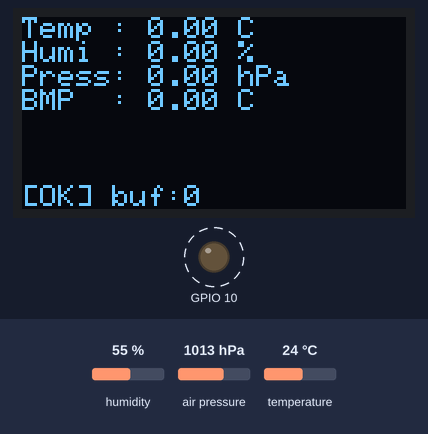
A program run on a simulated ESP32-C3. Parts: 128×64 one-colour display, output pins drawn as LEDs (lit = HIGH). Dashed ring = blinking. Inputs (shaded band) come from the test bench; at power-on: humidity 55 %, air pressure 1013 hPa, temperature 24 °C. WiFi joins after 1.5 s; servers stay silent unless stated; the local clock reads 2024-03-15 10:24:30 at power-on unless the program sets it; EEPROM starts erased; no MQTT or app messages arrive unless stated; what the program prints to the serial monitor is not drawn.

Above: at 2.4 s.
3.0 s: humidity set to 22 %
At 4.13 s:
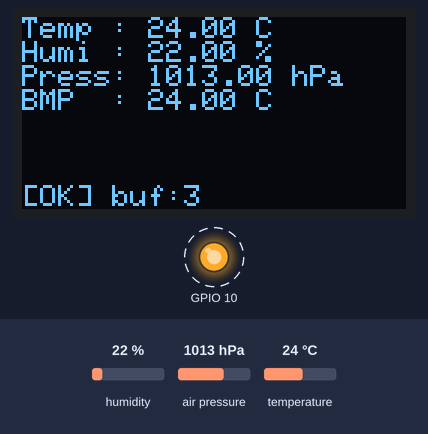
7.0 s: air pressure set to 952 hPa
At 8.8 s:
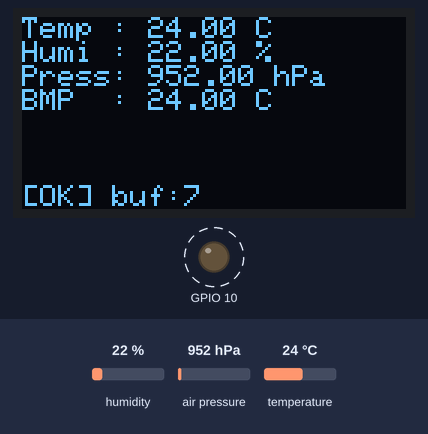
9.5 s: temperature set to 2 °C
At 12.33 s:
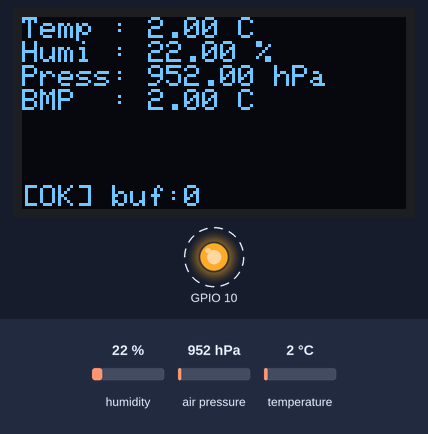
14.5 s: humidity set to 40 %
At 42.07 s:
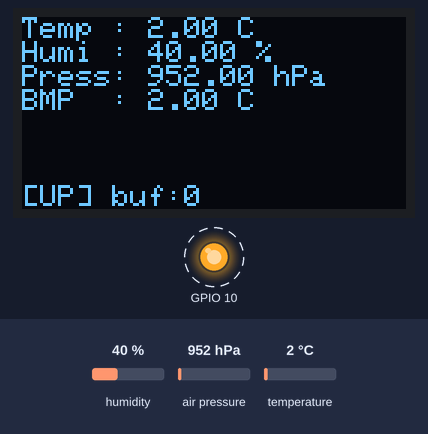
Timing chart, 0 to 43.7 s (numbered marks = the images above; inputs shaded):
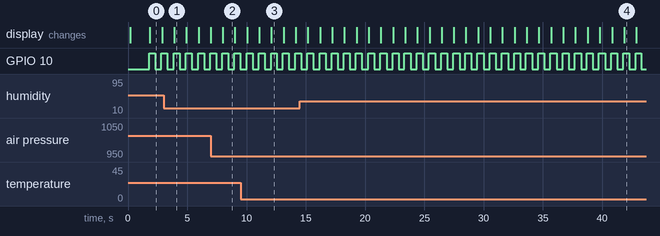

The program:

main.cpp
```cpp
/**
 * @file    main.cpp
 * @brief   程序入口：只做两件事 —— 构造全局编排器、把 setup/loop 转发给它
 *
 * 线程模型总览（ESP32-C3 为单核，靠优先级抢占调度）
 * ------------------------------------------------------------
 *   loopTask      : Arduino 主循环，优先级 1，负责 WiFi 重连检查 + LED 心跳
 *   SensorTask    : 优先级 5，周期采样入环形缓冲
 *   MqttUploadTask: 优先级 3，MQTT 保活 / 实时状态推送 / 定时批量上传
 *   OtaTask       : 优先级 2，ArduinoOTA 与 HTTP OTA
 *   DisplayTask   : 优先级 1，刷新 OLED
 *
 * 模块之间不直接调用，而是通过 AppController 持有的对象 + AppContext 指针通信，
 * 具体实现见 AppController.cpp / AppTasks.cpp。
 */
#include <Arduino.h>
#include "AppController.h"

// 全局唯一实例。
// 必须放在全局作用域：所有 FreeRTOS 任务都通过指针访问它持有的模块对象，
// 若定义在 setup() 的栈上，setup() 返回后任务将访问已释放的内存。
static AppController app;

/**
 * Arduino 启动流程入口，只执行一次。
 * 初始化顺序见 AppController::begin()：WDT → LED → I2C → 配置/缓冲 → 传感器 → 显示
 * → WiFi → NTP → MQTT → OTA → 创建任务。
 */
void setup() {
    app.begin();
}

/**
 * Arduino 主循环（运行在 loopTask 中，优先级 1）。
 * 这里只做轻量、非阻塞的工作；业务逻辑都在各 FreeRTOS 任务里，
 * 因此 loop() 卡顿不会影响采样与上传。
 */
void loop() {
    app.loop();
}
```

AppController.cpp
```cpp
/**
 * @file    AppController.cpp
 * @brief   启动编排、任务创建、主循环（WiFi 重连 + LED 心跳）
 *
 * 阅读顺序建议
 * ------------------------------------------------------------
 *   1. begin()  —— 看初始化顺序与依赖关系
 *   2. AppTasks.cpp —— 看四条任务如何协作
 *   3. RingBuffer / MqttManager —— 看数据如何缓存与上报
 */
#include "AppController.h"
#include "Config.h"
#include "I2cBus.h"
#include <time.h>
#include <esp_task_wdt.h>

AppController* AppController::self_ = nullptr;

/* ------------------------------------------------------------
 * 看门狗初始化（兼容 Arduino Core 2.x / 3.x）
 * ------------------------------------------------------------ */
void AppController::initWdt() {
#if ESP_ARDUINO_VERSION_MAJOR >= 3
    // Core 3.x：通过 config 结构体配置，允许重复调用（reconfigure）
    esp_task_wdt_config_t c = {
        .timeout_ms     = WDT_TIMEOUT * 1000,  // 秒 → 毫秒
        .idle_core_mask = 0,                   // 不监控 idle 任务（单核也无 idle core 可配）
        .trigger_panic  = true                 // 超时直接 panic 重启，而不是只打日志
    };
    esp_task_wdt_reconfigure(&c);
#else
    // Core 2.x：只需超时秒数与是否 panic
    esp_task_wdt_init(WDT_TIMEOUT, true);
#endif
}

/* ------------------------------------------------------------
 * NTP 同步（最多 15 秒），失败仅告警不阻塞
 * ------------------------------------------------------------ */
void AppController::syncTimeOnce() {
    // 配置时区与最多 3 个 NTP 服务器（按数组顺序尝试）
    configTime(GMT_Offset, Daylight_Offset,
               ntpServers[0], ntpServers[1], ntpServers[2]);

    struct tm tm;
    // getLocalTime 会阻塞等待同步结果，第二个参数是超时时间(ms)
    if (getLocalTime(&tm, 15000)) {
        Serial.printf("[NTP] 时间已同步: %04d-%02d-%02d %02d:%02d:%02d\n",
                      tm.tm_year + 1900, tm.tm_mon + 1, tm.tm_mday,
                      tm.tm_hour, tm.tm_min, tm.tm_sec);
    } else {
        // 同步失败也继续运行：采样照常进行，只是 timestamp 会写 0
        Serial.println("[NTP] 同步失败，时间戳将为 0（数据无时间）");
    }
}

void AppController::initLed() {
    // 先拉低，避免上电瞬间灯亮一下/闪烁
    pinMode(Pins::LED, OUTPUT);
    digitalWrite(Pins::LED, LOW);
}

// ---- MQTT 回调：只做转发，保持轻量（回调运行在 MqttUploadTask 上下文） ----
void AppController::onConfigMsg(const char* payload, size_t len) {
    if (self_) self_->config_.updateFromJson(payload, len);
}

void AppController::onOtaMsg(const char* url) {
    // 仅排队；真正的下载在 OtaTask 中执行，不阻塞 MQTT 保活
    if (self_) self_->ota_.requestHttpOta(url);
}

/**
 * @brief 一次性初始化：按依赖顺序启动各模块，最后创建 FreeRTOS 任务
 *
 * 顺序说明（改动前务必确认依赖）：
 *   1. Serial/WDT/LED  —— 最先就绪，保证后续日志与超时保护可用
 *   2. I2C 总线         —— 传感器与 OLED 的前提
 *   3. Config/RingBuffer—— 无硬件依赖，任务创建前必须可用
 *   4. 传感器/OLED      —— 失败直接重启（没有它们节点无意义）
 *   5. WiFi/NTP         —— MQTT 与 OTA 依赖网络与正确时间
 *   6. MQTT/OTA         —— 只做配置，真正连接在任务里进行
 *   7. 创建任务         —— 放在最后，避免任务访问尚未初始化的模块
 */
void AppController::begin() {
    // 静态回调（MQTT 消息、OTA）通过 self_ 找到本实例
    self_ = this;

    Serial.begin(115200);
    delay(200);                 // 等 USB-CDC/串口稳定，避免开头几行日志丢失
    Serial.println("\n===== ESP32-C3 EnvNode 启动 =====");

    initWdt();                  // 尽早开启看门狗
    initLed();

    // I2C 必须先于任何传感器/显示调用；内部会创建总线互斥锁
    I2cBus::begin(Pins::I2C_SDA, Pins::I2C_SCL);
    Serial.println("[Init] I2C 总线已启动");

    config_.begin();            // 读取 NVS 中保存的采样/上传间隔
    buffer_.begin();            // 创建环形缓冲互斥锁

    // 传感器/屏幕属于"必需外设"：初始化失败重试后仍失败则重启，
    // 避免系统带着残缺硬件继续运行、产生大量无效数据。
    if (!sensor_.begin()) {
        Serial.println("[Init] 传感器初始化失败，重启");
        ESP.restart();
    }
    if (!display_.begin()) {
        Serial.println("[Init] OLED 初始化失败，重启");
        ESP.restart();
    }

    // 阻塞等待联网（最多 120s），成功后才继续 NTP/MQTT/OTA
    wifi_.begin(WIFI_SSID, WIFI_PWD, HOSTNAME.c_str());
    syncTimeOnce();             // 最多阻塞 15s；失败也能继续跑（时间戳=0）

    mqtt_.begin(MQTT_SERVER, MQTT_PORT,
                MQTT_USER, MQTT_PASS,
                HOSTNAME.c_str(),   // clientId：同一 Broker 下需唯一
                DEVICE_ID.c_str()); // deviceId：用于 Topic 前缀
    // 回调只做转发，实际耗时操作都在对应任务中完成
    mqtt_.setConfigCallback(&AppController::onConfigMsg);
    mqtt_.setOtaCallback(&AppController::onOtaMsg);

    // 注意：OTA 密码当前为硬编码常量，量产前建议移动到 secrets.h
    ota_.begin(HOSTNAME.c_str(), "ota_pass");

    // 把模块指针打包进上下文，供四个任务共享（生命周期 = 本对象生命周期）
    ctx_.sensor  = &sensor_;
    ctx_.display = &display_;
    ctx_.buffer  = &buffer_;
    ctx_.config  = &config_;
    ctx_.mqtt    = &mqtt_;
    ctx_.ota     = &ota_;

    // 单核，靠优先级抢占：Sensor(5) > MQTT(3) > OTA(2) > Display(1)
    // 参数：入口函数、任务名、栈字节数、参数、优先级、任务句柄(不需要)
    // 栈大小经验值：Sensor 3072 / MQTT 8192（JSON+批量缓冲）/ OTA 4096 / Display 3072
    xTaskCreate(SensorTask,     "sensor",  3072, &ctx_, 5, nullptr);
    xTaskCreate(MqttUploadTask, "mqtt",    8192, &ctx_, 3, nullptr);
    xTaskCreate(OtaTask,        "ota",     4096, &ctx_, 2, nullptr);
    xTaskCreate(DisplayTask,    "display", 3072, &ctx_, 1, nullptr);

    Serial.println("[Init] 所有任务已创建，系统就绪\n");
}

/**
 * @brief 主循环：WiFi 重连检查 + LED 心跳
 *
 * 这里使用 vTaskDelay(50ms) 而不是 busy-wait，
 * 让 loopTask 主动让出 CPU 给采样/上传任务。
 */
void AppController::loop() {
    static uint32_t lastWifiCheck = 0;
    static uint32_t lastLedToggle = 0;
    static bool     ledState      = false;

    uint32_t now = millis();

    // 每 10s 检查一次 WiFi：断线只触发 reconnect()，实际重连由协议栈异步完成
    if (now - lastWifiCheck > 10000) {
        wifi_.checkReconnect();
        lastWifiCheck = now;
    }

    // LED 心跳：MQTT 在线 1Hz 慢闪，离线 5Hz 快闪
    // 实现上每 period/2 翻转一次 → period=1000 时 1Hz；period=200 时 5Hz
    uint32_t period = mqtt_.connected() ? 1000 : 200;
    if (now - lastLedToggle > period / 2) {
        ledState = !ledState;
        digitalWrite(Pins::LED, ledState);
        lastLedToggle = now;
    }

    vTaskDelay(pdMS_TO_TICKS(50));
}
```

AppController.h
```cpp
#pragma once
/**
 * @file    AppController.h
 * @brief   顶层编排器：模块持有者 + 初始化顺序 + 任务创建 + 主循环（WiFi 重连 / LED 心跳）
 *
 * 为什么用"编排器"而不是让 main.cpp 直接调用各模块
 * ------------------------------------------------------------
 *  - 所有模块对象集中在一个类里，生命周期清晰（全局唯一实例）
 *  - 初始化顺序集中可见，避免"A 依赖 B 但 B 未初始化"的顺序问题
 *  - 任务的 AppContext 需要一组稳定的指针，由本类统一提供
 *
 * 启动顺序（begin 内，顺序有依赖，勿随意调整）
 * ------------------------------------------------------------
 *   WDT → LED → I2C 总线 → Config(NVS) → RingBuffer → 传感器 → OLED
 *   → WiFi（阻塞等 IP） → NTP（最多 15s） → MQTT 配置 → OTA → 创建 4 个任务
 *
 * 主循环职责（loop，运行在 loopTask）
 * ------------------------------------------------------------
 *  - 每 10s 检查 WiFi，掉线则触发重连
 *  - LED 心跳：MQTT 在线慢闪（1Hz），离线快闪（5Hz）
 */
#include "WifiManager.h"
#include "AppTasks.h"

class AppController {
public:
    /** @brief 一次性初始化并创建所有 FreeRTOS 任务（由 setup() 调用） */
    void begin();

    /** @brief 主循环轻量工作（由 Arduino loop() 调用，周期约 50ms） */
    void loop();

private:
    /** @brief 初始化任务看门狗（兼容 Arduino Core 2.x / 3.x 的不同 API） */
    void initWdt();

    /** @brief 配置 NTP 并尝试同步一次（失败不阻塞启动，仅记录） */
    void syncTimeOnce();

    /** @brief 初始化状态灯 GPIO */
    void initLed();

    /** @brief MQTT config topic 回调 → 转交 ConfigManager */
    static void onConfigMsg(const char* payload, size_t len);

    /** @brief MQTT ota topic 回调 → 转交 OtaManager（仅排队，不下载） */
    static void onOtaMsg(const char* url);

    // ---- 模块实例（顺序即构造顺序；均为无参构造，互不依赖） ----
    EnvironmentSensor sensor_;   // AHT20 + BMP280
    OledDisplay       display_;  // SSD1306
    RingBuffer        buffer_;   // 采样 → 上传的队列
    ConfigManager     config_;   // 运行期配置（NVS）
    MqttManager       mqtt_;     // MQTT 客户端
    OtaManager        ota_;      // 双通道 OTA
    WifiManager       wifi_;     // WiFi 连接/重连

    /** 任务共享上下文：成员指针在对象生命周期内恒定，可安全传给任务 */
    AppContext        ctx_{};

    /** 静态回调需要访问实例（PubSubClient 的回调没有 user data 参数） */
    static AppController* self_;
};
```

AppTasks.cpp
```cpp
/**
 * @file    AppTasks.cpp
 * @brief   四个 FreeRTOS 任务的具体实现（采集 / 上传 / 显示 / OTA）
 *
 * 任务之间的数据流
 * ------------------------------------------------------------
 *   SensorTask ──push()──> RingBuffer ──peek()/commit()──> MqttUploadTask ──publish──> Broker
 *                                └──latest()──> DisplayTask / MqttUploadTask(state)
 *
 * 看门狗约定（每个任务都要遵守）
 * ------------------------------------------------------------
 *   esp_task_wdt_add(NULL)  把"当前任务"注册到任务看门狗；
 *   之后必须保证每 WDT_TIMEOUT(30s) 内至少调用一次 esp_task_wdt_reset()，
 *   否则整机 panic 重启。耗时较长的循环（例如批量上传）要在循环体内主动喂狗。
 */
#include "AppTasks.h"
#include "Config.h"
#include <esp_task_wdt.h>

/* ============================================================
 * 批量上传：从环形缓冲逐块取出并发送
 * 成功则 commit，失败则保留下轮重试
 * ============================================================ */
/**
 * @brief 把缓冲中所有待上传数据按 CHUNK_SIZE 分块发完
 * @param ctx 应用上下文（用到 buffer 与 mqtt）
 *
 * 流程：peek → publish → 成功才 commit。
 * 任何一步失败（MQTT 断开 / publish 返回 false）都直接 break，
 * 未 commit 的数据会在下一轮上传周期自动重试，实现"至少一次"语义。
 *
 * @note 仅由 MqttUploadTask 调用（依赖 PubSubClient 非线程安全的约束）。
 */
static void uploadAllPending(AppContext* ctx) {
    // 栈上批次缓冲：30 × sizeof(SensorRecord) ≈ 600B，
    // MqttUploadTask 栈 8192B 足够；避免动态分配造成堆碎片。
    SensorRecord batch[CHUNK_SIZE];
    int totalSent = 0;

    // 告诉 DisplayTask 当前正在上传（OLED 末行显示 [UP]）
    ctx->uploading = true;
    while (true) {
        // 上传多轮可能超过 30s（弱网重传），循环内持续喂狗
        esp_task_wdt_reset();

        // 每轮都重新确认连接：中途掉线时不再白白调用 publish
        if (!ctx->mqtt->connected()) {
            Serial.println("[Upload] MQTT 断开，暂停上传");
            break;
        }

        int n = ctx->buffer->peek(batch, CHUNK_SIZE);
        if (n == 0) break;   // 缓冲已空

        if (ctx->mqtt->publishBatch(batch, n)) {
            // 只有发布成功才出队，失败则保留数据（下轮重试）
            ctx->buffer->commit(n);
            totalSent += n;
        } else {
            Serial.println("[Upload] 发送失败，保留数据下轮重试");
            break;
        }

        // 每块之间保活 MQTT，避免 keepalive 超时
        // 5×10ms=50ms：既驱动 client_.loop() 收下行消息，又让低优先级任务有机会运行
        for (int k = 0; k < 5; k++) {
            esp_task_wdt_reset();
            ctx->mqtt->loop();
            vTaskDelay(pdMS_TO_TICKS(10));
        }
    }
    ctx->uploading = false;

    if (totalSent > 0) {
        Serial.printf("[Upload] 本轮共上传 %d 条\n", totalSent);
    }
}

/* ============================================================
 * 采集任务（优先级 5）
 *  - 周期采集一条 → 入环形缓冲
 *  - 采集间隔由 ConfigManager 决定，每条记录自带时间戳
 * ============================================================ */
void SensorTask(void* pv) {
    AppContext* ctx = (AppContext*)pv;
    // 注册到任务看门狗：本任务卡死（例如 I2C 总线被拉低）会触发整机重启
    esp_task_wdt_add(NULL);
    // 记录本次唤醒时刻，配合 vTaskDelayUntil 形成固定周期
    TickType_t lastWake = xTaskGetTickCount();

    while (true) {
        esp_task_wdt_reset();
        // 每轮都重新读取配置：MQTT 下发新间隔后，下一次循环立即生效
        RuntimeConfig cfg = ctx->config->get();

        SensorRecord r;
        if (ctx->sensor->read(r)) {
            // 读成功才入队；读失败（I2C 加锁超时）本周期跳过，不产生脏数据
            ctx->buffer->push(r);
        }

        // 使用 vTaskDelayUntil 保证周期稳定，不受 read() 耗时影响
        // （若用 vTaskDelay，实际周期 = 采样耗时 + 间隔，会逐渐漂移）
        vTaskDelayUntil(&lastWake, pdMS_TO_TICKS(cfg.sampleIntervalMs));
    }
}


/* ============================================================
 * MQTT 任务（优先级 3）
 *  - 每 50ms 保活 MQTT
 *  - 有新数据时推送 state topic（HA 实时显示）
 *  - 每 uploadInterval 触发一次批量上传
 * ============================================================ */
void MqttUploadTask(void* pv) {
    AppContext* ctx = (AppContext*)pv;
    esp_task_wdt_add(NULL);
    TickType_t lastUpload   = xTaskGetTickCount();   // 上次批量上传的时刻
    uint32_t   lastStateTs  = 0;   // 上次推送 state 的记录时间戳

    while (true) {
        esp_task_wdt_reset();

        // ensureConnected() 内部失败时会 vTaskDelay(5s) 退避，
        // 5s < WDT_TIMEOUT(30s)，因此不会触发看门狗。
        ctx->mqtt->ensureConnected();
        // 必须周期性调用 loop()：1) 发送 PINGREQ 维持 keepalive
        //                        2) 收取 config/ota 下行消息并触发回调
        ctx->mqtt->loop();

        // ---------- 实时状态推送 ----------
        // 拿最新一条，如果时间戳比上次推送的更新，就推送到 state topic
        // （用时间戳判重，避免重复发送同一数据）
        // 注意：timestamp==0 表示 NTP 未同步，此时不推 state（避免 HA 收到 1970 年数据），
        //       但数据仍然会进入环形缓冲，随批量上传一起发出。
        SensorRecord latest = ctx->buffer->latest();
        if (latest.timestamp != 0 && latest.timestamp != lastStateTs) {
            if (ctx->mqtt->publishState(latest)) {
                lastStateTs = latest.timestamp;
            }
            // 发布失败则不更新 lastStateTs，下一轮（50ms 后）会自动重试
        }

        // ---------- 定时批量上传 ----------
        // 每轮都重新读配置，因此 MQTT 改了上传间隔后能立即生效
        RuntimeConfig cfg = ctx->config->get();
        TickType_t need = pdMS_TO_TICKS(cfg.uploadIntervalMs);

        // 用"无符号差值"比较 tick，天然处理 32 位计数器回绕
        if ((xTaskGetTickCount() - lastUpload) >= need) {
            lastUpload = xTaskGetTickCount();
            int pending = ctx->buffer->available();
            if (pending > 0) {
                Serial.printf("[Upload] 触发上传，缓冲 %d 条\n", pending);
                uploadAllPending(ctx);   // 内部会一直发到缓冲空或出错
            }
        }

        // 50ms 周期：兼顾 keepalive 及时性、下行命令响应速度与 CPU 占用
        vTaskDelay(pdMS_TO_TICKS(50));
    }
}

/* ============================================================
 * OLED 显示任务（优先级 1）
 * ============================================================ */
void DisplayTask(void* pv) {
    AppContext* ctx = (AppContext*)pv;
    esp_task_wdt_add(NULL);

    while (true) {
        esp_task_wdt_reset();
        // latest() 是零开销快照（加锁后拷贝 20 字节）；
        // 首次采集完成前返回全 0 记录，屏幕会显示 0.00，属正常现象。
        SensorRecord d = ctx->buffer->latest();
        ctx->display->show(d, ctx->uploading, ctx->buffer->available());
        // 1s 刷新一次：人眼足够，且避免过度占用 I2C（传感器也要用同一条总线）
        vTaskDelay(pdMS_TO_TICKS(Display::REFRESH_INTERVAL));
    }
}

/* ============================================================
 * OTA 任务（优先级 2）
 * ============================================================ */
void OtaTask(void* pv) {
    AppContext* ctx = (AppContext*)pv;
    esp_task_wdt_add(NULL);

    while (true) {
        esp_task_wdt_reset();
        // loop() 内部：ArduinoOTA.handle() 非阻塞 + 检查 HTTP OTA 请求。
        // 一旦开始 HTTP OTA，doHttpOta() 会长时间阻塞（下载+写 Flash），
        // 期间不喂狗；因此 WDT_TIMEOUT 需留足余量，见 OtaManager.h 的 @warning。
        ctx->ota->loop();
        // 100ms 周期：足够及时响应局域网 OTA 的握手包
        vTaskDelay(pdMS_TO_TICKS(100));
    }
}
```

AppTasks.h
```cpp
#pragma once
/**
 * @file    AppTasks.h
 * @brief   FreeRTOS 任务声明 + 任务间共享上下文 AppContext
 *
 * 设计意图
 * ------------------------------------------------------------
 * 任务函数不能捕获 C++ 成员，因此把"任务需要的所有模块指针"打包进 AppContext，
 * 通过 xTaskCreate 的 pvParameters 传入。这样：
 *   - 不依赖全局变量，模块关系一目了然
 *   - 以后要做单元测试/多实例，只需要换一个 context
 *
 * 生命周期约定
 * ------------------------------------------------------------
 * AppContext 由 AppController 作为成员持有（静态存储），任务只读其中的指针，
 * 因此只要程序在运行，这些指针就一直有效。不要传入栈上的临时对象。
 *
 * 任务优先级（ESP32-C3 单核，数字越大越优先）
 * ------------------------------------------------------------
 *   SensorTask 5 > MqttUploadTask 3 > OtaTask 2 > DisplayTask 1
 * 理由：采样最不能被拖慢；显示晚 1s 无感；OTA 只在需要时占用。
 */
#include "EnvironmentSensor.h"
#include "OledDisplay.h"
#include "RingBuffer.h"
#include "ConfigManager.h"
#include "MqttManager.h"
#include "OtaManager.h"

/**
 * 应用上下文：把各模块指针打包传给任务，避免任务函数使用全局变量
 */
struct AppContext {
    EnvironmentSensor* sensor;    // 采集传感器数据
    OledDisplay*       display;   // 刷新本地屏幕
    RingBuffer*        buffer;    // 采样与上传之间的解耦队列
    ConfigManager*     config;    // 采样/上传周期（运行期可改）
    MqttManager*       mqtt;      // 网络发布与下行命令
    OtaManager*        ota;       // 远程升级
    // 跨任务标志：MqttUploadTask 置位，DisplayTask 读取。
    // volatile 防止编译器把读操作优化到循环外（单写单读的 bool 无需再加锁）。
    volatile bool      uploading = false;   // 供 OLED 显示"上传中"
};

/** 采集任务（优先级 5）：周期读取传感器 → 写入环形缓冲 */
void SensorTask(void* pv);

/** MQTT 任务（优先级 3）：保活 + 实时状态推送 + 定时批量上传 */
void MqttUploadTask(void* pv);

/** 显示任务（优先级 1）：周期刷新 OLED */
void DisplayTask(void* pv);

/** OTA 任务（优先级 2）：处理 ArduinoOTA 与 HTTP OTA 请求 */
void OtaTask(void* pv);
```

EnvironmentSensor.h
```cpp
#pragma once
/**
 * @file    EnvironmentSensor.h
 * @brief   环境传感器聚合层：AHT20（温湿度）+ BMP280（气压/芯片温度）
 *
 * 分层意图
 * ------------------------------------------------------------
 * 上层任务只关心"读一条完整记录"，不关心总线上挂了哪个型号的芯片。
 * 换传感器（例如 SHT30 或 BME280）时只需改 EnvironmentSensor.cpp，
 * AppTasks / MQTT / OLED 代码都不用动。
 *
 * 线程安全
 * ------------------------------------------------------------
 * read() 内部会对 I2C 总线加锁，可与 OLED 刷新并发调用。
 * 但同一个 EnvironmentSensor 对象不要被两个任务同时 read()，
 * 因为 AHT20/BMP280 的驱动对象（文件内 static）不是可重入的。
 */
#include "RingBuffer.h"

class EnvironmentSensor {
public:
    /**
     * @brief 初始化两颗传感器（失败会重试，全部失败返回 false）
     * @return true=两颗芯片都就绪
     * @note  阻塞式：单次重试间隔 2s、最多 5 次；由 AppController 在启动阶段调用。
     */
    bool begin();

    /**
     * @brief 读取一次完整数据
     * @param out 输出记录；timestamp 由本函数填充（NTP 未同步时为 0）
     * @return true=读取成功；false=I2C 加锁超时（本次跳过，不影响后续采样）
     */
    bool read(SensorRecord& out);
};
```

I2cBus.cpp
```cpp
/**
 * @file    I2cBus.cpp
 * @brief   I2C 总线互斥锁实现
 *
 * 生命周期：begin() 只在 AppController::begin() 中调用一次，
 *          此后 mutex_ 一直有效，无需释放（互斥量随程序常驻）。
 */
#include "I2cBus.h"

SemaphoreHandle_t I2cBus::mutex_ = nullptr;

void I2cBus::begin(int sda, int scl) {
    // 使用"互斥量(Mutex)"而不是"二值信号量(Binary Semaphore)"：
    // 互斥量具备优先级继承 —— 当低优先级的 DisplayTask(1) 持锁时，
    // 高优先级的 SensorTask(5) 等待锁会让 DisplayTask 临时继承优先级 5，
    // 从而尽快执行完并释放锁，避免优先级反转导致调度停滞。
    mutex_ = xSemaphoreCreateMutex();

    Wire.begin(sda, scl);
    // 400kHz 快速模式：AHT20/BMP280/SSD1306 均支持。
    // 若排线较长、出现 NACK 或花屏，可降到 100000 提高稳定性（代价是刷新变慢）。
    Wire.setClock(400000);
}

bool I2cBus::lock(TickType_t t) {
    // begin() 之前 mutex_ 为空：直接放行，避免初始化顺序问题导致永远拿不到锁。
    if (mutex_ == nullptr) return true;
    // pdTRUE 表示在超时时间内拿到锁；超时返回 pdFALSE
    return xSemaphoreTake(mutex_, t) == pdTRUE;
}

void I2cBus::unlock() {
    if (mutex_ != nullptr) xSemaphoreGive(mutex_);
}
```

Source omitted: EnvironmentSensor.cpp (2194 bytes), I2cBus.h (1519 bytes), MqttManager.cpp (11947 bytes), MqttManager.h (3819 bytes), OledDisplay.cpp (1808 bytes), OledDisplay.h (1035 bytes), OtaManager.cpp (2504 bytes), OtaManager.h (1633 bytes), RingBuffer.cpp (2720 bytes), RingBuffer.h (2978 bytes), WifiManager.cpp (1264 bytes), WifiManager.h (1017 bytes) and 4 more

Measured:
- by itself, GPIO 10: alternates HIGH for 0.50 s and LOW for 0.50 s
- what the display in image 0 shows lasts 1.1 s, from 1.8 s to 2.9 s
